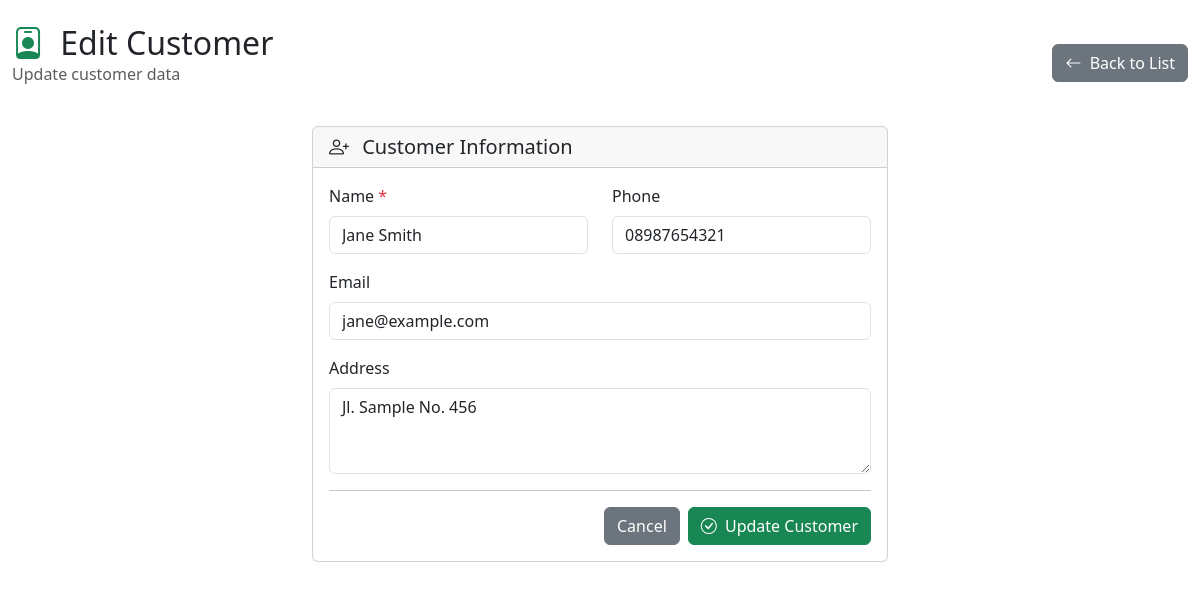
/customers/form.php?id=2, run on the app's committed database.
### tables this page shows
CREATE TABLE customers (
    id INT AUTO_INCREMENT PRIMARY KEY,
    name VARCHAR(100) NOT NULL,
    email VARCHAR(100),
    phone VARCHAR(20),
    address TEXT,
    is_active BOOLEAN DEFAULT TRUE,
    created_at TIMESTAMP DEFAULT CURRENT_TIMESTAMP,
    updated_at TIMESTAMP DEFAULT CURRENT_TIMESTAMP ON UPDATE CURRENT_TIMESTAMP
);

### functions.php (called while the page is built, shortened)
<?php
function getById($table, $id) {
    $pdo = getDB();
    $stmt = $pdo->prepare("SELECT * FROM $table WHERE id = ?");
    $stmt->execute([$id]);
    return $stmt->fetch();
}
?>

### customers/form.php (the view, shortened to what this page needs)
<?php
require_once '../functions.php';
$customer = null;
$isEdit = false;
if (isset($_GET['id'])) {
    $customer = getById('customers', $_GET['id']);
    if ($customer) {
        $isEdit = true;
    }
}
?>
<!DOCTYPE html>
<html lang="id">
<head>
    <link href="https://cdn.jsdelivr.net/npm/bootstrap@5.3.0/dist/css/bootstrap.min.css" rel="stylesheet">
    <link href="https://cdn.jsdelivr.net/npm/bootstrap-icons@1.10.0/font/bootstrap-icons.css" rel="stylesheet">
</head>
<body>
    <div class="container-fluid py-4">
        <div class="row mb-4">
            <div class="col-12 d-flex justify-content-between align-items-center">
                <div>
                    <h2 class="mb-0">
                        <i class="bi bi-person-badge text-success me-2"></i>
                        <?= $isEdit ? 'Edit' : 'Add' ?> Customer
                    </h2>
                    <p class="text-muted"><?= $isEdit ? 'Update' : 'Create' ?> customer data</p>
                </div>
                <div>
                    <a href="list.php" class="btn btn-secondary">
                        <i class="bi bi-arrow-left me-1"></i> Back to List
                    </a>
                </div>
            </div>
        </div>
        <div class="row justify-content-center">
            <div class="col-md-8 col-lg-6">
                <div class="card">
                    <div class="card-header">
                        <h5 class="mb-0">
                            <i class="bi bi-person-plus me-2"></i>
                            Customer Information
                        </h5>
                    </div>
                    <div class="card-body">
                        <form action="save.php" method="POST" id="customerForm">
                            <div class="row">
                                <div class="col-md-6 mb-3">
                                    <label for="name" class="form-label">Name <span class="text-danger">*</span></label>
                                    <input type="text" class="form-control" id="name" name="name"
                                           value="<?= $customer ? htmlspecialchars($customer['name']) : '' ?>"
                                           required>
                                </div>
                                <div class="col-md-6 mb-3">
                                    <label for="phone" class="form-label">Phone</label>
                                    <input type="text" class="form-control" id="phone" name="phone"
                                           value="<?= $customer ? htmlspecialchars($customer['phone'] ?? '') : '' ?>">
                                </div>
                            </div>
                            <div class="mb-3">
                                <label for="email" class="form-label">Email</label>
                                <input type="email" class="form-control" id="email" name="email"
                                       value="<?= $customer ? htmlspecialchars($customer['email'] ?? '') : '' ?>">
                            </div>
                            <div class="mb-3">
                                <label for="address" class="form-label">Address</label>
                                <textarea class="form-control" id="address" name="address" rows="3"><?= $customer ? htmlspecialchars($customer['address'] ?? '') : '' ?></textarea>
                            </div>
                            <hr>
                            <div class="d-flex justify-content-end gap-2">
                                <a href="list.php" class="btn btn-secondary">Cancel</a>
                                <button type="submit" class="btn btn-success">
                                    <i class="bi bi-check-circle me-1"></i>
                                    <?= $isEdit ? 'Update' : 'Save' ?> Customer
                                </button>
                            </div>
                        </form>
                    </div>
                </div>
            </div>
        </div>
    </div>
</body>
</html>

### data on the page
customers: name "Jane Smith", phone "08987654321", email "jane@example.com", address "Jl. Sample No. 456"
